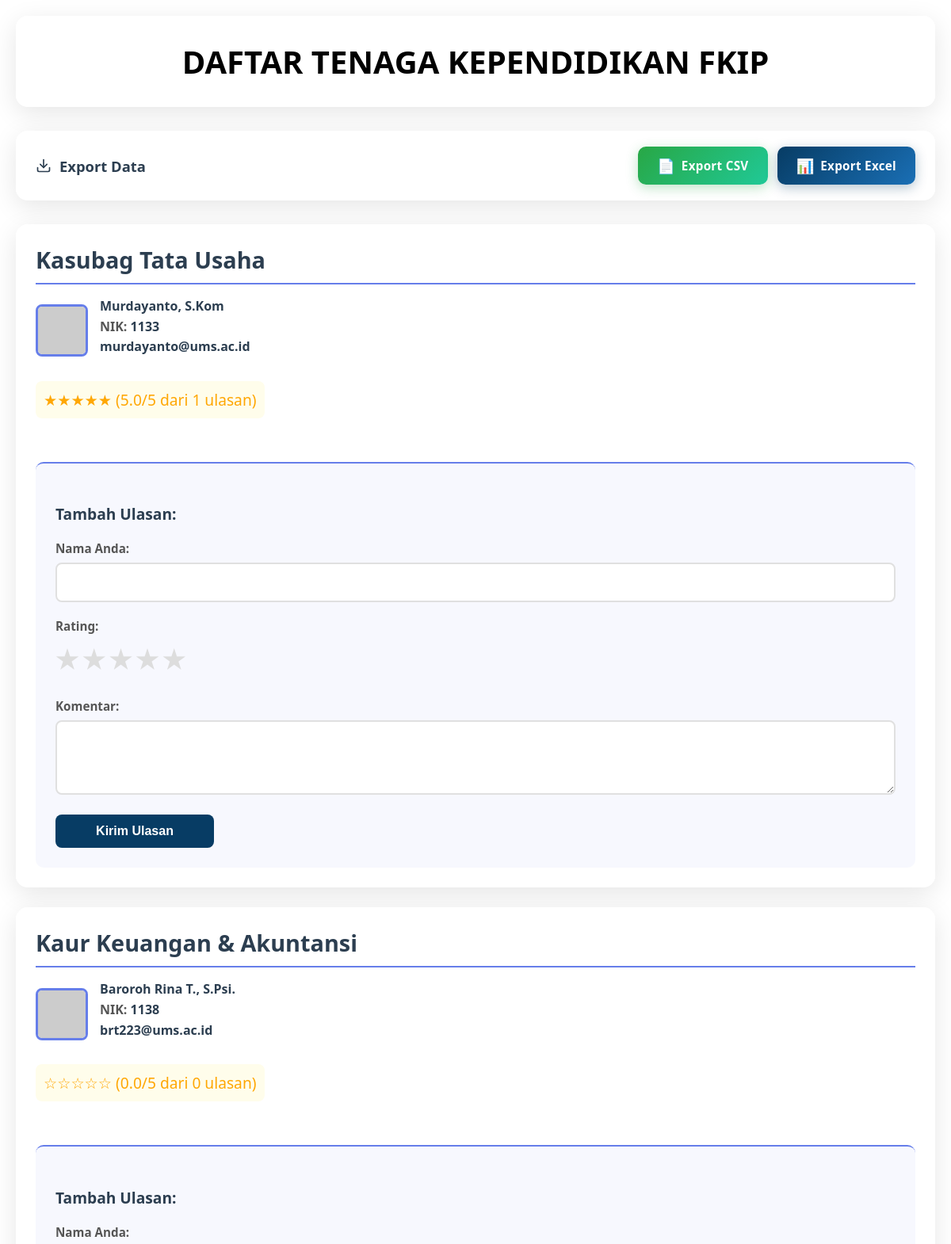
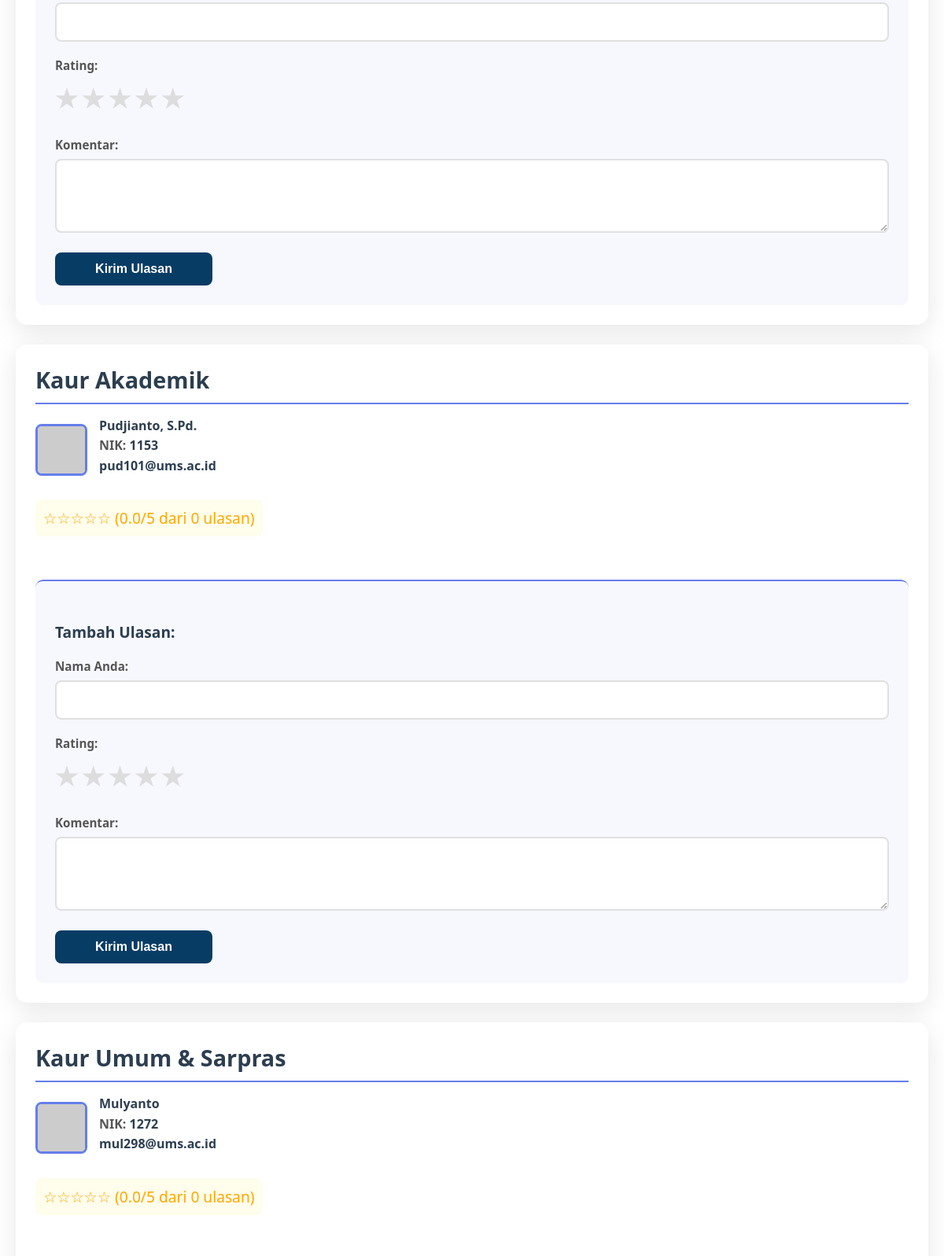
Page /dashboard.php (upper part) on the committed database (2 pictures, top to bottom).
### tables this page shows
CREATE TABLE `tenaga_kependidikan` (
  `id` int(11) NOT NULL,
  `nama` varchar(255) NOT NULL,
  `jabatan` varchar(255) NOT NULL,
  `nik` varchar(4) NOT NULL,
  `email` varchar(255) DEFAULT NULL,
  `foto` varchar(255) DEFAULT NULL,
  `created_at` timestamp NOT NULL DEFAULT current_timestamp()
);

### dashboard.php (the view, shortened to what this page needs)
<?php
include 'config.php';
function displayStars($rating) {
    $stars = '';
    for ($i = 1; $i <= 5; $i++) {
        if ($i <= $rating) {
            $stars .= '★';
        } else {
            $stars .= '☆';
        }
    }
    return $stars;
}
$query = "
    SELECT tk.*, AVG(u.rating) as avg_rating, COUNT(u.id) as total_reviews
    FROM tenaga_kependidikan tk
    LEFT JOIN ulasan u ON tk.id = u.tenaga_id
    GROUP BY tk.id
    ORDER BY tk.id ASC
";
$result = $conn->query($query);
$staffData = [];
while ($row = $result->fetch_assoc()) {
    $staffData[] = $row;
}
?>
<!DOCTYPE html>
<html lang="id">
<head>
    <link rel="stylesheet" href="style.css">
</head>
<body>
    <div class="header">
        <h1>DAFTAR TENAGA KEPENDIDIKAN FKIP</h1>
    </div>
    <div class="export-section">
        <div class="export-title">
            <svg xmlns="http://www.w3.org/2000/svg" width="20" height="20" viewBox="0 0 24 24" fill="none" stroke="currentColor" stroke-width="2" stroke-linecap="round" stroke-linejoin="round"><path d="M21 15v4a2 2 0 0 1-2 2H5a2 2 0 0 1-2-2v-4"/><polyline points="7 10 12 15 17 10"/><line x1="12" y1="15" x2="12" y2="3"/></svg>
            Export Data
        </div>
        <div class="export-buttons">
            <a href="export_csv.php" class="export-btn export-btn-csv">
                <span class="export-icon">📄</span>
                <span class="export-label">Export CSV</span>
            </a>
            <button onclick="exportToExcel()" class="export-btn export-btn-excel">
                <span class="export-icon">📊</span>
                <span class="export-label">Export Excel</span>
            </button>
        </div>
    </div>
    <?php if (count($staffData) > 0): ?>
        <?php foreach ($staffData as $staff): ?>
            <div class="staff-card">
                <div class="staff-name"><?php echo htmlspecialchars($staff['jabatan']); ?></div>
                <div class="staff-header">
                    <div class="staff-avatar">
                        <img src="<?php echo htmlspecialchars($staff['foto'] ?? 'https://via.placeholder.com/60x60?text=Avatar'); ?>" alt="Staff Avatar">
                    </div>
                    <div class="staff-info">
                        <?php echo htmlspecialchars($staff['nama']); ?><br>
                        <strong>NIK:</strong> <?php echo htmlspecialchars($staff['nik']); ?><br>
                        <?php if ($staff['email']): ?>
                            <?php echo htmlspecialchars($staff['email']); ?><br>
                        <?php endif; ?>
                    </div>
                </div>
                <div class="rating">
                    <a href="ulasan.php" style="text-decoration: none; color: inherit;">
                         <?php echo displayStars(round($staff['avg_rating'])); ?>
                        (<?php echo number_format($staff['avg_rating'], 1); ?>/5 dari <?php echo $staff['total_reviews']; ?> ulasan)
                    </a>
                </div>
                <div class="add-review">
                    <h4>Tambah Ulasan:</h4>
                    <form method="POST" action="">
                        <div class="form-group">
                            <label for="reviewer_name_<?php echo $staff['id']; ?>">Nama Anda:</label>
                            <input type="text" id="reviewer_name_<?php echo $staff['id']; ?>" name="reviewer_name" required>
                        </div>
                        <div class="form-group">
                            <label>Rating:</label>
                            <div class="star-rating">
                                <label for="star1_<?php echo $staff['id']; ?>">★</label>
                                <label for="star2_<?php echo $staff['id']; ?>">★</label>
                                <label for="star3_<?php echo $staff['id']; ?>">★</label>
                                <label for="star4_<?php echo $staff['id']; ?>">★</label>
                                <label for="star5_<?php echo $staff['id']; ?>">★</label>
                            </div>
                        </div>
                        <div class="form-group">
                            <label for="comment_<?php echo $staff['id']; ?>">Komentar:</label>
                            <textarea id="comment_<?php echo $staff['id']; ?>" name="comment" rows="3" required></textarea>
                        </div>
                        <button type="submit" name="submit_review" class="submit-btn">Kirim Ulasan</button>
                    </form>
                </div>
            </div>
        <?php endforeach; ?>
    <?php else: ?>
        <p>Tidak ada data tenaga kependidikan.</p>
    <?php endif; ?>
</body>
</html>

### style.css (style rules this page uses)
body { font-family: 'Segoe UI', Tahoma, Geneva, Verdana, sans-serif; max-width: 1200px; margin: 0 auto; padding: 20px; background: linear-gradient(135deg, #ffffff 0%, #ffffff 100%); min-height: 100vh; color: #333; }
.header { text-align: center; background: rgba(255, 255, 255, 0.95); color: #333; padding: 30px; border-radius: 15px; margin-bottom: 30px; box-shadow: 0 8px 32px rgba(0, 0, 0, 0.1); backdrop-filter: blur(10px); position: relative; }
.header h1 { margin: 0; font-size: 2.5em; font-weight: 700; background: linear-gradient(135deg, #000000 0%, #000000 100%); -webkit-background-clip: text; -webkit-text-fill-color: transparent; background-clip: text; }
.staff-card { background: rgba(255, 255, 255, 0.95); border-radius: 15px; padding: 25px; margin-bottom: 25px; box-shadow: 0 8px 32px rgba(0, 0, 0, 0.1); backdrop-filter: blur(10px); transition: transform 0.3s ease, box-shadow 0.3s ease; }
.staff-name { font-size: 1.8em; font-weight: 700; margin-bottom: 15px; color: #2c3e50; border-bottom: 2px solid #667eea; padding-bottom: 10px; }
.staff-info { color: #555; margin-bottom: 15px; line-height: 1.6; }
.staff-info strong { color: #555; }
.rating { font-size: 1.2em; color: #ffa600fb; margin-bottom: 15px; background: rgba(255, 235, 59, 0.1); padding: 10px; border-radius: 8px; display: inline-block; }
.add-review { margin-top: 30px; padding-top: 25px; border-top: 2px solid #667eea; background: rgba(102, 126, 234, 0.05); border-radius: 10px; padding: 25px; }
.add-review h4 { color: #2c3e50; margin-bottom: 20px; font-size: 1.2em; font-weight: 600; }
.form-group { margin-bottom: 20px; }
.form-group label { display: block; margin-bottom: 8px; font-weight: 600; color: #555; font-size: 0.95em; }
.form-group input, .form-group select, .form-group textarea { width: 100%; padding: 12px 15px; border: 2px solid #e0e0e0; border-radius: 8px; font-size: 1em; font-family: inherit; transition: border-color 0.3s ease, box-shadow 0.3s ease; box-sizing: border-box; }
.form-group textarea { resize: vertical; min-height: 80px; }
.star-rating { display: flex; gap: 5px; margin: 10px 0; }
.star-rating label { font-size: 2em; color: #ddd; cursor: pointer; transition: color 0.3s ease; user-select: none; }
.submit-btn { background-color: #073c64; color: white; border: none; padding: 12px 30px; border-radius: 8px; font-size: 1em; font-weight: 600; cursor: pointer; transition: transform 0.2s ease, box-shadow 0.2s ease; width: 100%; max-width: 200px; }
.rating { margin-bottom: 25px; }
.staff-avatar { margin-right: 15px; }
.staff-avatar img { width: 60px; height: 60px; border-radius: 8px; border: 3px solid #667eea; object-fit: cover; }
.staff-header { display: flex; align-items: center; margin-bottom: 15px; }
.staff-info { font-weight: 600; color: #2c3e50; }
.export-section { background: rgba(255, 255, 255, 0.95); border-radius: 15px; padding: 20px 25px; margin-bottom: 30px; box-shadow: 0 8px 32px rgba(0, 0, 0, 0.1); backdrop-filter: blur(10px); display: flex; align-items: center; justify-content: space-between; flex-wrap: wrap; gap: 15px; }
.export-title { font-size: 1.15em; font-weight: 700; color: #2c3e50; display: flex; align-items: center; gap: 10px; }
.export-buttons { display: flex; gap: 12px; flex-wrap: wrap; }
.export-btn { display: inline-flex; align-items: center; gap: 8px; padding: 12px 24px; border-radius: 10px; font-size: 0.95em; font-weight: 600; cursor: pointer; transition: all 0.3s ease; text-decoration: none; border: none; font-family: inherit; }
.export-btn-csv { background: linear-gradient(135deg, #28a745, #20c997); color: white; box-shadow: 0 4px 15px rgba(40, 167, 69, 0.3); }
.export-btn-excel { background: linear-gradient(135deg, #073c64, #1a6fb5); color: white; box-shadow: 0 4px 15px rgba(7, 60, 100, 0.3); }
.export-icon { font-size: 1.2em; }
.export-label { letter-spacing: 0.3px; }

### rows in the picture
tenaga_kependidikan: jabatan "Kasubag Tata Usaha", nama "Murdayanto, S.Kom", nik "1133", email "murdayanto@ums.ac.id", avg_rating "★★★★★", avg_rating "5.0", total_reviews "1"
tenaga_kependidikan: jabatan "Kaur Keuangan & Akuntansi", nama "Baroroh Rina T., S.Psi.", nik "1138", email "brt223@ums.ac.id", avg_rating "☆☆☆☆☆", avg_rating "0.0", total_reviews "0"
tenaga_kependidikan: jabatan "Kaur Akademik", nama "Pudjianto, S.Pd.", nik "1153", email "pud101@ums.ac.id", avg_rating "☆☆☆☆☆", avg_rating "0.0", total_reviews "0"
tenaga_kependidikan: jabatan "Kaur Umum & Sarpras", nama "Mulyanto", nik "1272", email "mul298@ums.ac.id", avg_rating "☆☆☆☆☆", avg_rating "0.0", total_reviews "0"
